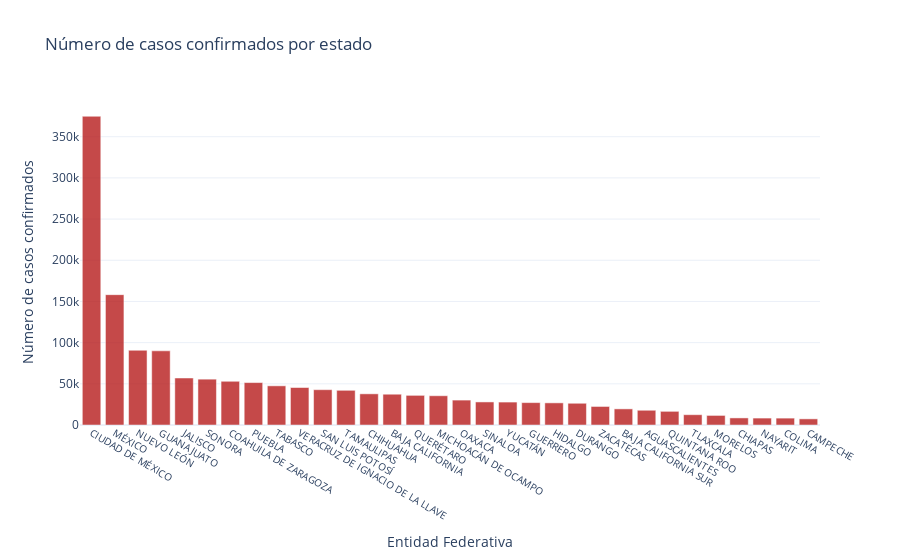

Notebook code cell kept with this figure:
### Code cell
# Bar plot of the confirmed cases by state
confirmados_por_entidad.sort_values("Casos confirmados", ascending = False, inplace = True ) # Ordenando por número de casos de forma descendente 
fig_bar_edo = px.bar( x = confirmados_por_entidad["ENTIDAD_FEDERATIVA"], y = confirmados_por_entidad["Casos confirmados"],
                        labels = dict(x = "Entidad Federativa", y = "Número de casos confirmados"), title = "Número de casos confirmados por estado")


fig_bar_edo.update_xaxes(type='category', tickfont=dict(size = 10))
fig_bar_edo.update_traces(marker = dict(color = "#b71c1c"), opacity = 0.8)
fig_bar_edo.show()

### Figure 1 — Plotly figure (JSON) as saved in the notebook; plotly's stock layout.template omitted (floating-point values rounded to 4 significant figures)
{"data": [{"alignmentgroup": "True", "hovertemplate": "Entidad Federativa=%{x}<br>Número de casos confirmados=%{y}<extra></extra>", "legendgroup": "", "marker": {"color": "#b71c1c"}, "name": "", "offsetgroup": "", "opacity": 0.8, "orientation": "v", "showlegend": false, "textposition": "auto", "type": "bar", "x": ["CIUDAD DE MÉXICO", "MÉXICO", "NUEVO LEÓN", "GUANAJUATO", "JALISCO", "SONORA", "COAHUILA DE ZARAGOZA", "PUEBLA", "TABASCO", "VERACRUZ DE IGNACIO DE LA LLAVE", "SAN LUIS POTOSÍ", "TAMAULIPAS", "CHIHUAHUA", "BAJA CALIFORNIA", "QUERÉTARO", "MICHOACÁN DE OCAMPO", "OAXACA", "SINALOA", "YUCATÁN", "GUERRERO", "HIDALGO", "DURANGO", "ZACATECAS", "BAJA CALIFORNIA SUR", "AGUASCALIENTES", "QUINTANA ROO", "TLAXCALA", "MORELOS", "CHIAPAS", "NAYARIT", "COLIMA", "CAMPECHE"], "xaxis": "x", "y": [374850, 158250, 90736, 90049, 57072, 55654, 53078, 51497, 47554, 45520, 42874, 42131, 37825, 37378, 35990, 35520, 30246, 27991, 27834, 27170, 26886, 26396, 22512, 19569, 17906, 16599, 12507, 11619, 8597, 8410, 8368, 7440], "yaxis": "y"}], "layout": {"barmode": "relative", "legend": {"tracegroupgap": 0}, "title": {"text": "Número de casos confirmados por estado"}, "xaxis": {"anchor": "y", "domain": [0, 1], "tickfont": {"size": 10}, "title": {"text": "Entidad Federativa"}, "type": "category"}, "yaxis": {"anchor": "x", "domain": [0, 1], "title": {"text": "Número de casos confirmados"}}}}
